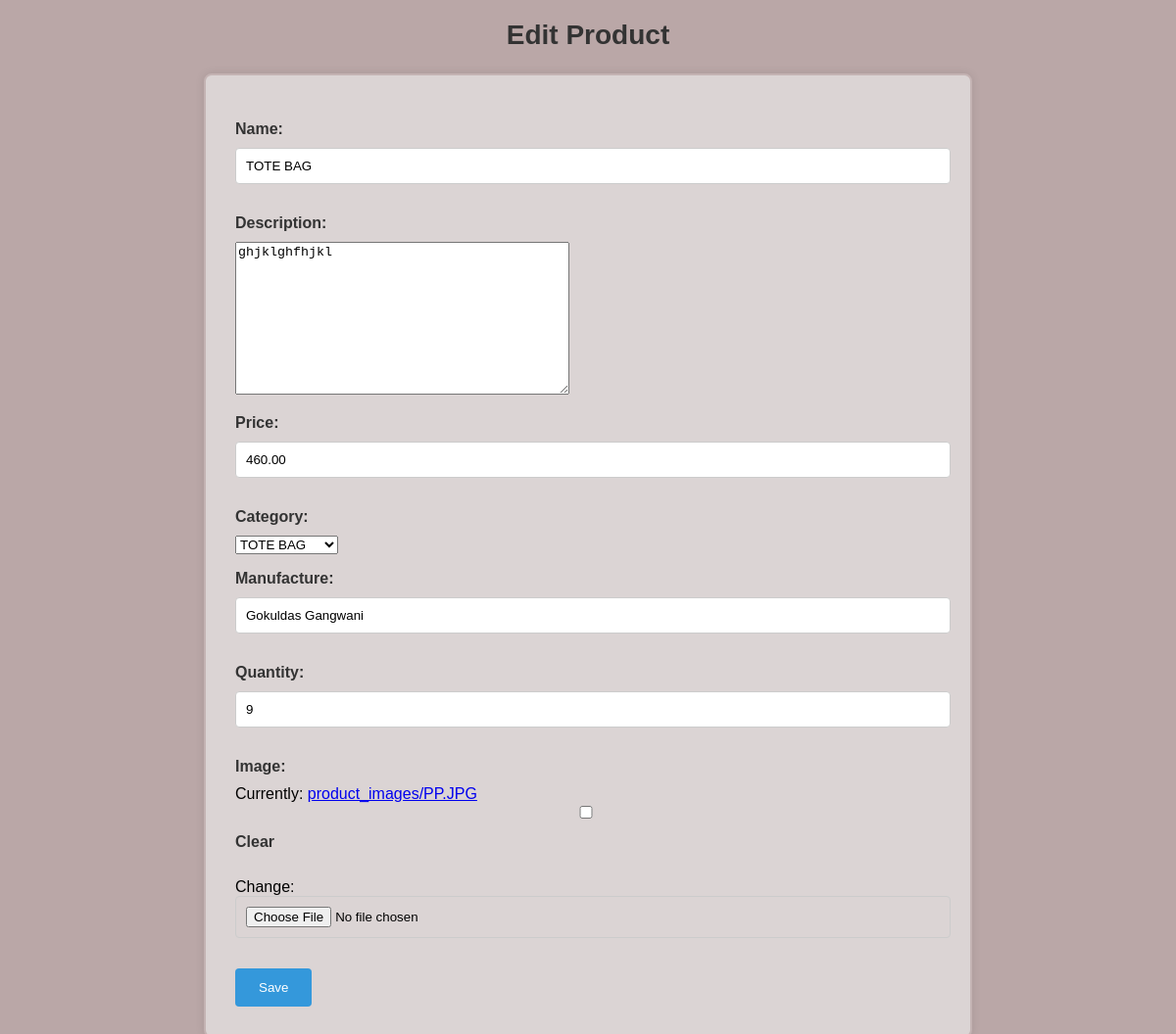
The app's page /edit/1/ (signed in) with its own data.
### bagapp/models.py (models this page shows, shortened)
class Product(models.Model):
    name = models.CharField(max_length=255)
    description = models.TextField(blank=True)
    price = models.DecimalField(max_digits=10, decimal_places=2)
    image = models.ImageField(upload_to='product_images', blank=True)
    quantity = models.IntegerField(default=0)
    manufacture = models.CharField(max_length=100, default="Gokuldas Gangwani")
    category = models.ForeignKey(Category, on_delete=models.CASCADE)

class Category(models.Model):
    name = models.CharField(max_length=100)
    description = models.TextField()
    def __str__(self):
        return self.name

### bagapp/views.py (the view)
# urls.py: path('edit/<int:id>/', views.edit_product, name='edit_product'),
@login_required
def edit_product(request, id):  # Change 'product_id' to 'id'
    product = get_object_or_404(Product, id=id)
    if request.method == 'POST':
        form = ProductForm(request.POST, request.FILES, instance=product)
        if form.is_valid():
            form.save()
            return redirect('home')
    else:
        form = ProductForm(instance=product)
    return render(request, 'edit_product.html', {'form': form})

### bagapp/forms.py
class ProductForm(forms.ModelForm):
    class Meta:
        model = Product
        fields = ['name', 'description', 'price', 'category','manufacture','quantity', 'image']

### bagapp/templates/edit_product.html (shortened to what this page needs)
<!DOCTYPE html>
<html lang="en">
<head>
</head>
<body>
    <h2>Edit Product</h2>
    <form method="POST" enctype="multipart/form-data">
        {{ form.as_p }}
        <button type="submit">Save</button>
    </form>
</body>
</html>

### bagapp/templates/edit_product.html (style rules this page uses)
body { font-family: Arial, sans-serif; margin: 0; padding: 0; background-color: rgb(186, 167, 167); }
h2 { text-align: center; font-size: 28px; margin-top: 20px; color: #333; }
form { width: 60%; margin: 20px auto; padding: 30px; border: 2px solid #c4b3b3; border-radius: 8px; background-color: #dbd4d4; box-shadow: 0 0 10px rgba(0, 0, 0, 0.1); }
form label { display: block; margin-bottom: 10px; color: #333; font-weight: bold; }
form input { width: calc(100% - 12px); padding: 10px; border: 1px solid #ccc; border-radius: 4px; margin-bottom: 15px; }
form button { padding: 12px 24px; border: none; background-color: #3498db; color: white; cursor: pointer; border-radius: 4px; transition: background-color 0.3s ease; }

### records on screen
Product: name "TOTE BAG", description "ghjklghfhjkl", price "460.00", category "TOTE BAG", manufacture "Gokuldas Gangwani", quantity "9"
